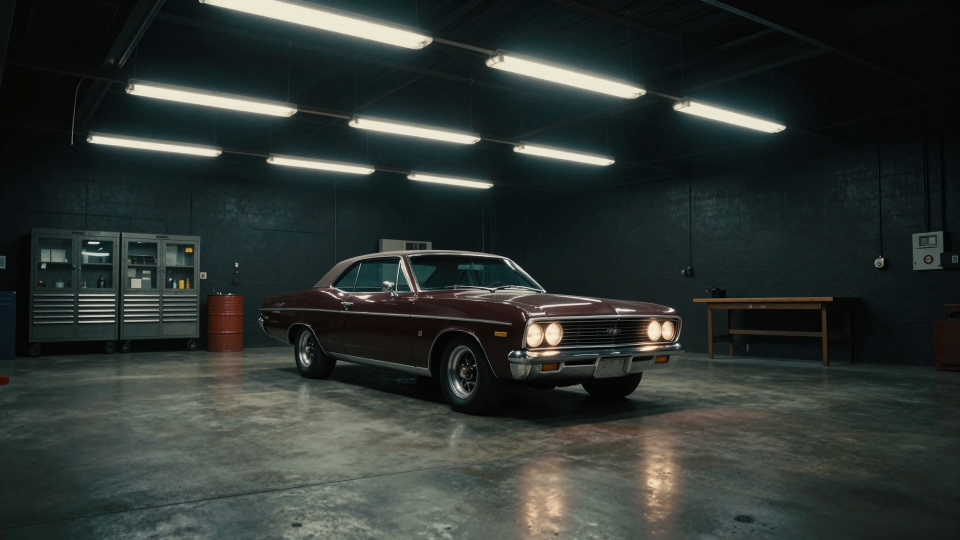
#> input picture Street Corsa/Assets/Images/Backgrounds/init.png, 1920 x 1080 px, found by its file name (shown at 1/2 size)
$ python make_intro_art.py 'Street Corsa/Assets/Images/Backgrounds/init.png' 'Street Corsa/Assets/Images/Intro'
#> lines starting #> are read from the running program, lines starting #| are printed output that depends on the picture
"""The intro's light-up pictures, made from the lit garage (backgrounds/init.png):
  intro/lights.png    the garage with every tube on and the car's headlights off
  intro/light_1..3    which part of it each row of tubes lights, far row first (white, the share in the alpha, small)
The intro lays them over black: a faint glimpse of lights.png, each row's share flickering on, all of lights.png, then
init.png itself (the headlights). Run once after init.png changes; the pictures are committed.
The tube boxes and headlight spots below are this picture's, found by hand (a brightness threshold finds the tubes).
Usage: python tools/IntroArt/make_intro_art.py "Street Corsa/Assets/Images/Backgrounds/init.png" "Street Corsa/Assets/Images/Intro"
"""
import sys, pathlib
import numpy as np
from PIL import Image

src, out = pathlib.Path(sys.argv[1]), pathlib.Path(sys.argv[2])
out.mkdir(parents=True, exist_ok=True)
lit = np.asarray(Image.open(src).convert("RGB")).astype(np.float32)
H, W = lit.shape[:2]
#> H = 1080; W = 1920
sx, sy = W / 1920, H / 1080  # the spots below were found on a 1920x1080 picture
#> sx = 1; sy = 1

# The tubes (x, y, w, h), in rows by depth, far first
ROWS = [
    [(1030, 292, 198, 39), (539, 316, 209, 32), (816, 350, 166, 26)],
    [(1355, 204, 215, 61), (700, 238, 260, 50), (179, 273, 263, 39)],
    [(411, 0, 447, 97), (983, 112, 305, 84), (261, 170, 331, 63)],
]
# The headlights' lenses (centre x, y, radius) and where they light the floor
LAMPS = [(1068, 669, 21), (1105, 668, 21), (1309, 661, 20), (1333, 660, 17)]
FLOOR = [(1100, 1012, 40), (1302, 965, 40)]

yy, xx = np.mgrid[0:H, 0:W].astype(np.float32)


def blob(cx, cy, sigx, sigy):
    return np.exp(-(((xx - cx * sx) / (sigx * sx)) ** 2 + ((yy - cy * sy) / (sigy * sy)) ** 2) / 2)


# Headlights off: the lenses dulled, their glow on the grille, bumper and floor taken back
glow = np.zeros((H, W), np.float32)
for cx, cy, r in LAMPS:
    glow = np.maximum(glow, 0.72 * blob(cx, cy, r * 0.75, r * 0.75))
    glow = np.maximum(glow, 0.30 * blob(cx, cy + 10, r * 3, r * 2.2))
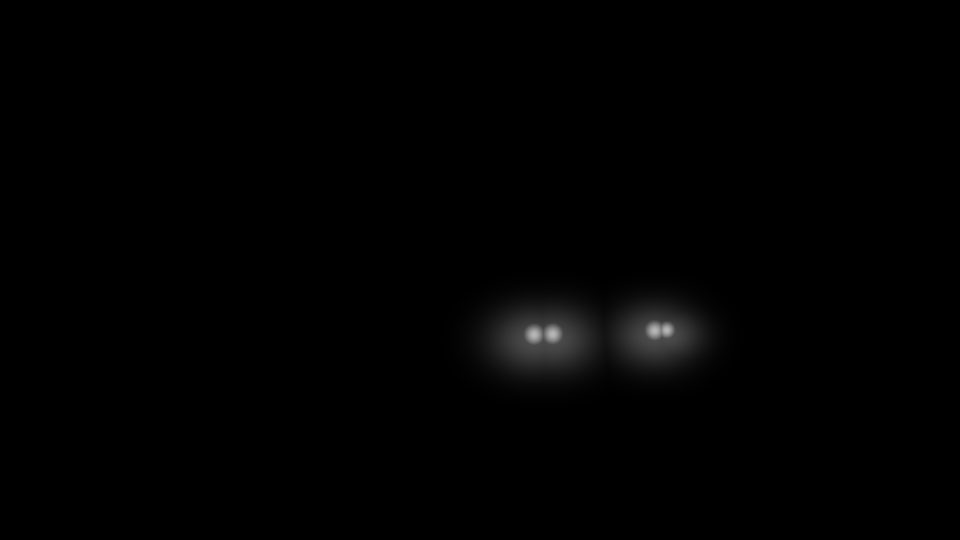
#> glow: shape (1080, 1920) float32 (shown at 1/2 size); min 0, max 0.72, mean 0.00597
for cx, cy, r in FLOOR:
    glow = np.maximum(glow, 0.45 * blob(cx, cy, r * 1.4, r))
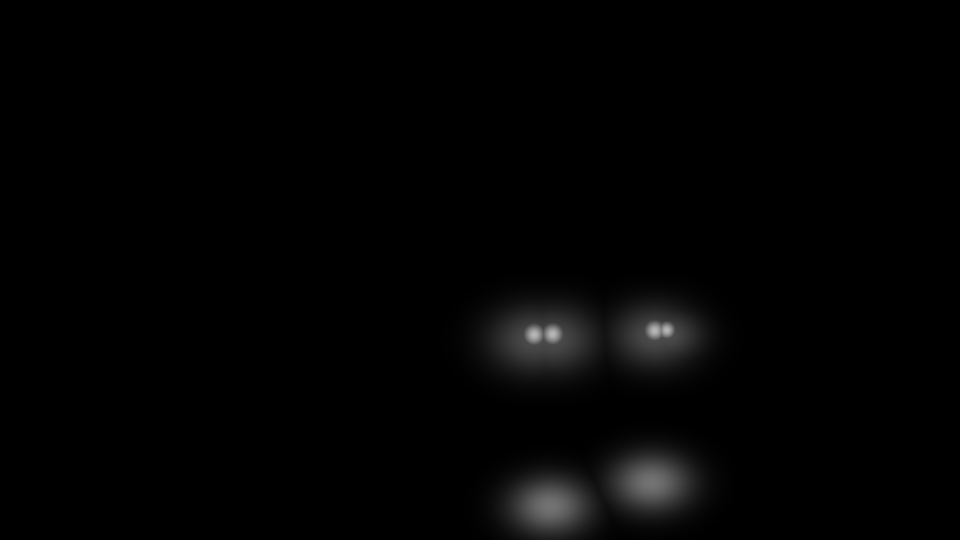
#> glow: shape (1080, 1920) float32 (shown at 1/2 size); min 0, max 0.72, mean 0.0118
off = lit * (1 - glow[..., None])
# A dead lens is grey glass, not black: lift what was taken back a little toward a cool grey
off += glow[..., None] * np.array([38, 40, 44], np.float32) * 0.5
Image.fromarray(np.clip(off, 0, 255).astype(np.uint8)).save(out / "lights.png", optimize=True)
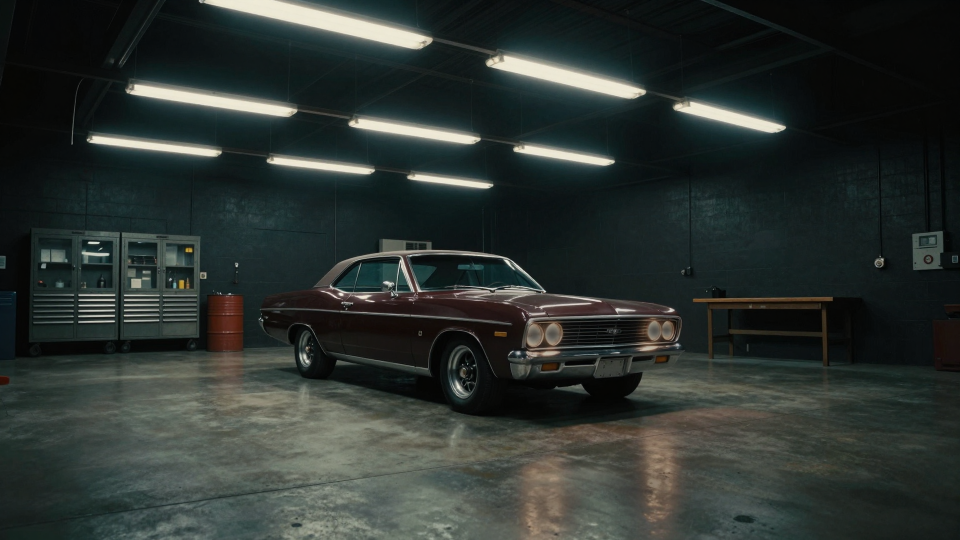
#> saved as lights.png: PIL image 1920x1080 RGB (shown at 1/2 size); mean R, G, B 44.6, 51.6, 48.3

# Each row's share of the light: tubes near a spot light it most; light falls down from the ceiling, so the pools sit
# below the tubes and spread wide
weights = []
for row in ROWS:
    wgt = np.zeros((H, W), np.float32)
    for x, y, w, h in row:
        cx, cy = x + w / 2, y + h / 2
        wgt += blob(cx, cy + 200, w * 0.8 + 140, 330)
    weights.append(wgt)
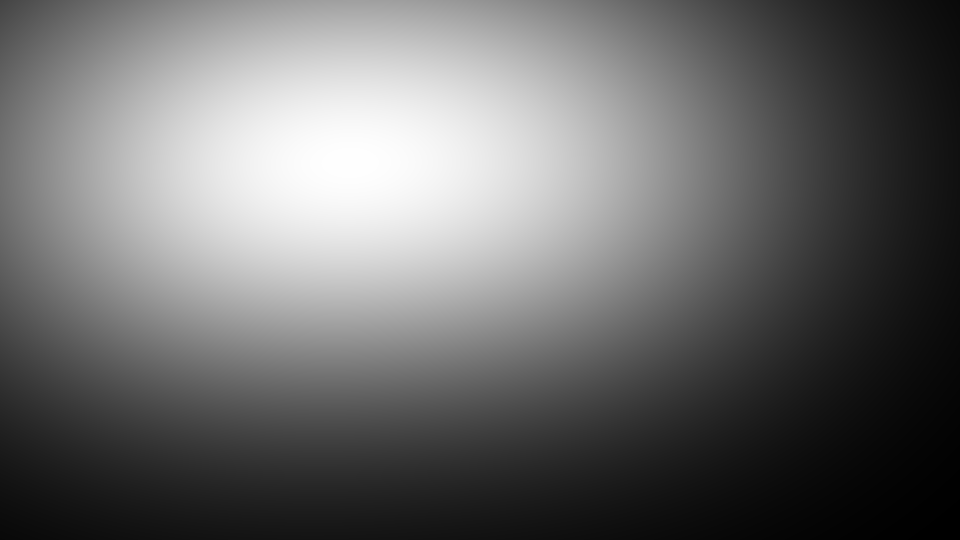
#> wgt: shape (1080, 1920) float32 (shown at 1/2 size); min 0.0128, max 2.26, mean 0.959; drawn with min black and max white
lum = lit.mean(axis=2)


def tube_shape(row):
    """The row's tubes and their halo, from what glows in their boxes, soft edged"""
    from PIL import ImageFilter
    shape = np.zeros((H, W), np.float32)
    for x, y, w, h in row:
        pad = 30
        y0, y1 = int(max(0, y - pad) * sy), int((y + h + pad) * sy)
        x0, x1 = int(max(0, x - pad) * sx), int((x + w + pad) * sx)
        shape[y0:y1, x0:x1] = np.clip((lum[y0:y1, x0:x1] - 70) / 90, 0, 1)
    soft = Image.fromarray((shape * 255).astype(np.uint8)).filter(ImageFilter.MaxFilter(9)).filter(ImageFilter.GaussianBlur(6 * sx))
    return np.asarray(soft).astype(np.float32) / 255


total = sum(weights) + 1e-6
for i, (row, wgt) in enumerate(zip(ROWS, weights), 1):
    share = np.clip(wgt / total * 1.5 - 0.1, 0, 1)
    share = np.maximum(share, tube_shape(row))  # the row's own tubes light at once, whole
    for other in ROWS:  # and the other rows' tubes stay dark in its share, the ceiling round them lit
        if other is not row:
            share = np.minimum(share, 1 - tube_shape(other))
    alpha = Image.fromarray((share * 255).astype(np.uint8)).resize((W // 4, H // 4), Image.LANCZOS)
    mask = Image.merge("RGBA", (*Image.new("RGB", alpha.size, "white").split(), alpha))
    mask.save(out / f"light_{i}.png", optimize=True)
#> this loop made 3 passes
#> pass 1, in tube_shape, `soft = Image.fromarray((shape * 255).astype(np.uint8)).filter(ImageFil..`:
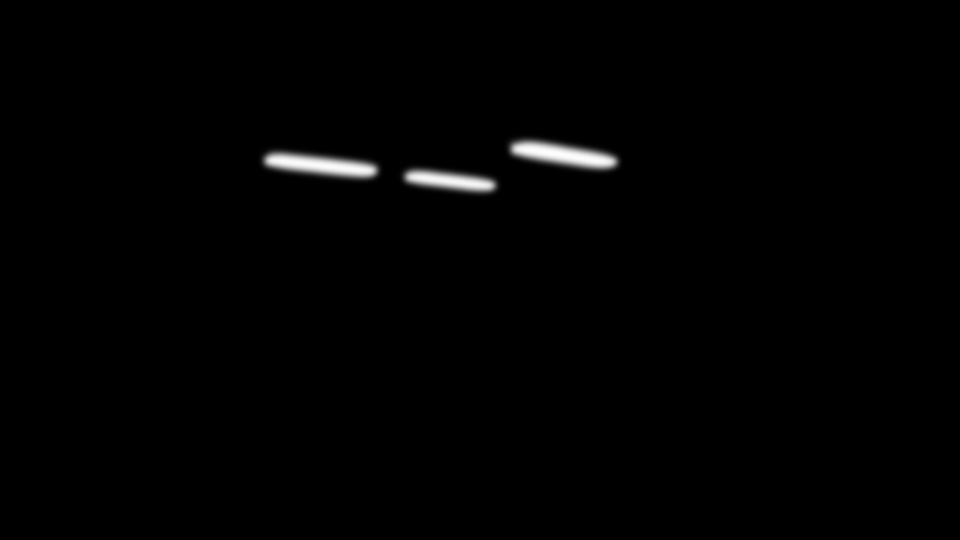
#> soft: PIL image 1920x1080 L (shown at 1/2 size); min 0, max 254, mean 2.1
#> pass 1, `share = np.maximum(share, tube_shape(row))  # the row's own tubes ligh..`:
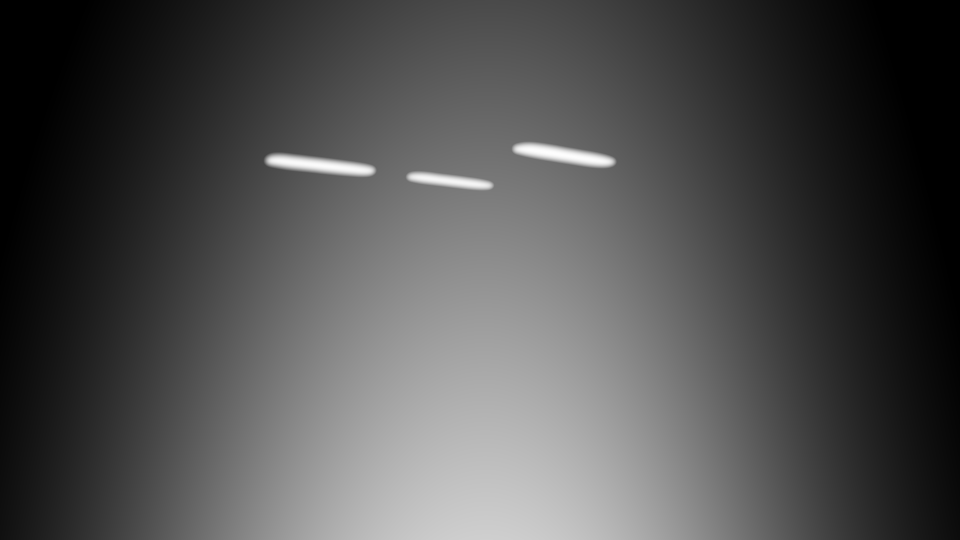
#> share: shape (1080, 1920) float32 (shown at 1/2 size); min 0, max 0.996, mean 0.311
#> pass 1, in tube_shape (call 2), `soft = Image.fromarray((shape * 255).astype(np.uint8)).filter(ImageFil..`:
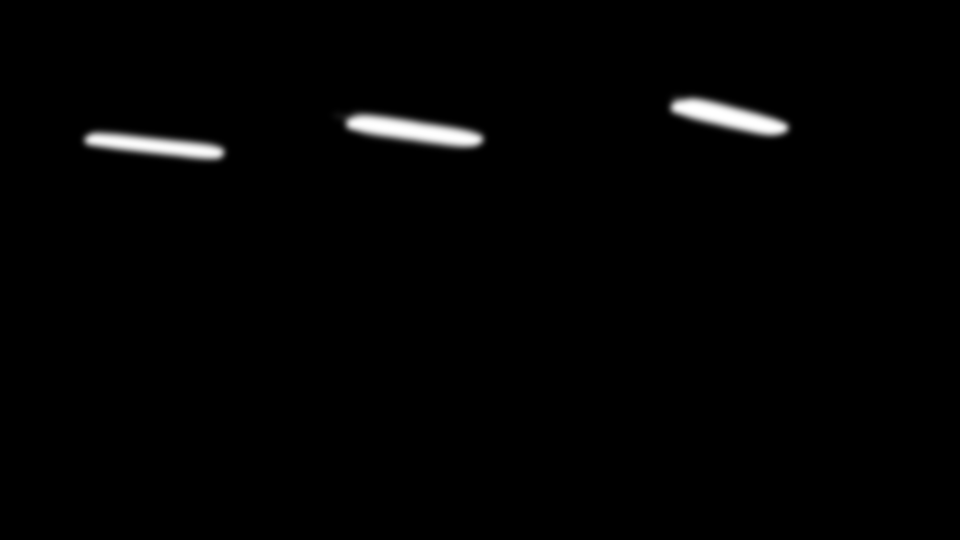
#> soft: PIL image 1920x1080 L (shown at 1/2 size); min 0, max 255, mean 3.2
print("written to", out)
